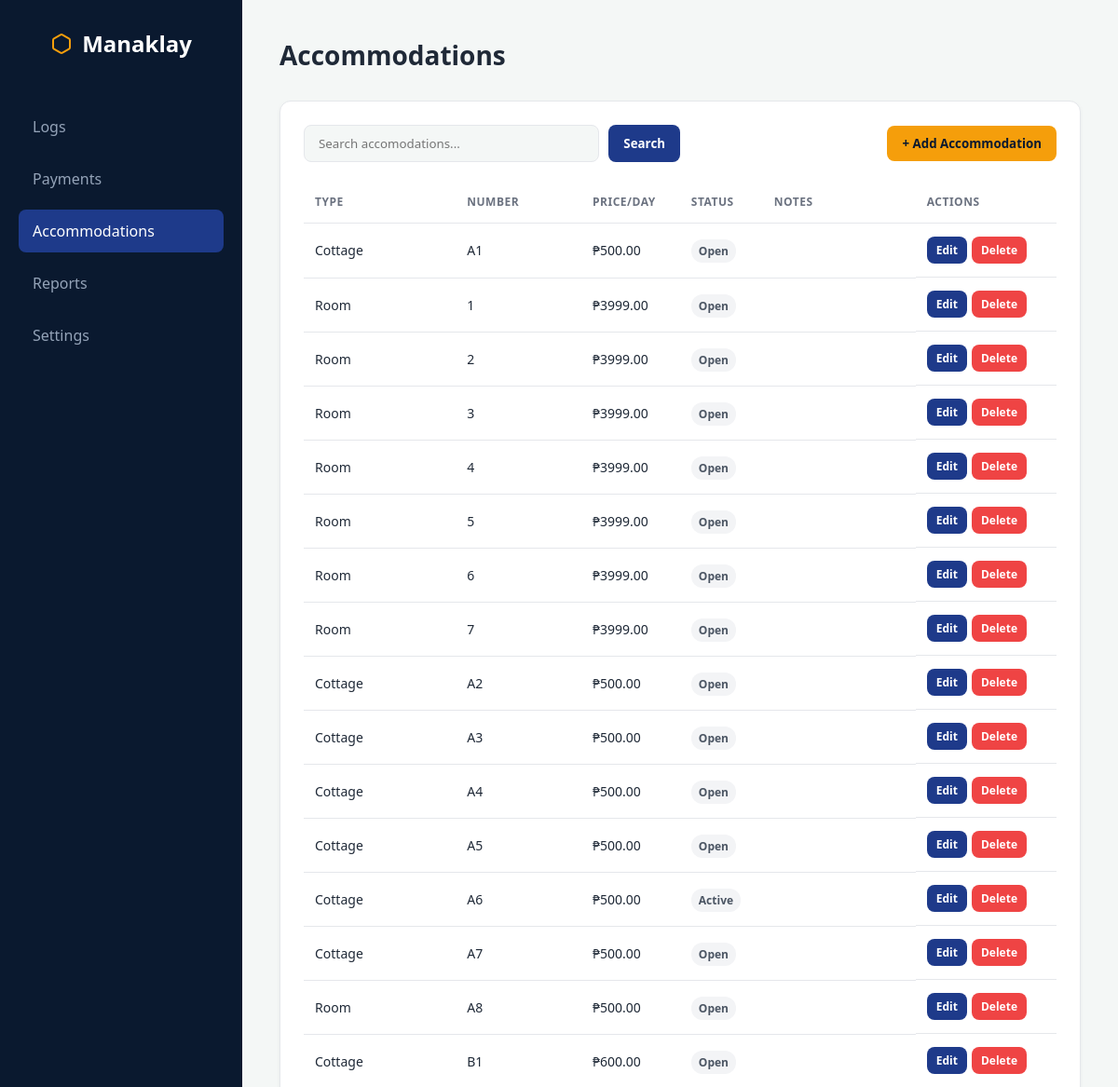
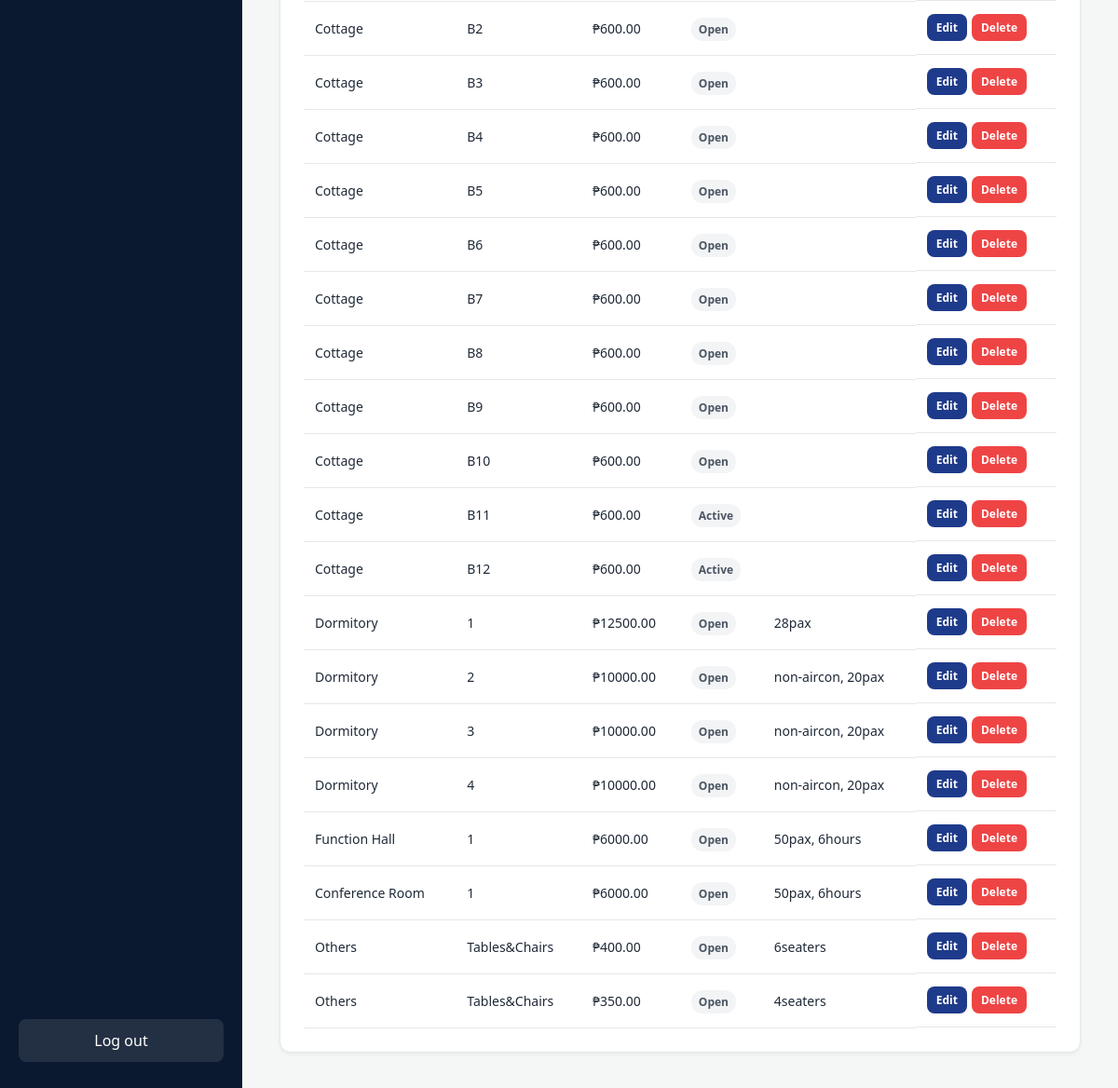
/CustomerSystem/accommodations.php (signed in), run on the app's committed database (2 pictures, top to bottom).
### tables this page shows
CREATE TABLE `accommodations` (
  `id` int(11) NOT NULL,
  `type` enum('Room','Cottage','Function Hall','Dormitory','Conference Hall','Conference Room','Others') NOT NULL,
  `number` varchar(50) NOT NULL,
  `price_per_day` decimal(10,2) DEFAULT 0.00,
  `status` enum('Open','Reserved','Active','Out of Service') DEFAULT 'Open',
  `notes` text DEFAULT NULL
);

### CustomerSystem/accommodations.php (the view, shortened to what this page needs)
<?php
require 'db.php';
$search = $_GET['search'] ?? '';
$query = "SELECT * FROM accommodations";
if (!empty($search)) {
    $query .= " WHERE type LIKE ? OR number LIKE ? OR status LIKE ?";
    $stmt = $pdo->prepare($query);
    $stmt->execute(["%$search%", "%$search%", "%$search%"]);
} else {
    $stmt = $pdo->query($query);
}
$accommodations = $stmt->fetchAll(PDO::FETCH_ASSOC);
?>
<!DOCTYPE html>
<html lang="en">
<head>
</head>
<body>
    <aside class="sidebar">
        <div class="sidebar-brand">
            <svg width="24" height="24" viewBox="0 0 24 24" fill="none" stroke="var(--accent-orange)" stroke-width="2"
                stroke-linecap="round" stroke-linejoin="round">
                <path
                    d="M21 16V8a2 2 0 0 0-1-1.73l-7-4a2 2 0 0 0-2 0l-7 4A2 2 0 0 0 3 8v8a2 2 0 0 0 1 1.73l7 4a2 2 0 0 0 2 0l7-4A2 2 0 0 0 21 16z">
                </path>
            </svg>
            Manaklay
        </div>
        <nav>
            <a href="logbook.php">Logs</a>
            <a href="payments.php">Payments</a>
            <a href="accommodations.php" class="active">Accommodations</a>
            <a href="reports.php">Reports</a>
            <a href="settings.php">Settings</a>
        </nav>
        <a href="logout.php" class="logout-link">Log out</a>
    </aside>
    <main class="main-content">
        <div class="page-header">
            <h1>Accommodations</h1>
        </div>
        <div class="logbook-container">
            <div class="toolbar">
                <form class="search-form" method="GET">
                    <input type="text" name="search" class="search-input" placeholder="Search accomodations..."
                        value="<?= htmlspecialchars($search) ?>">
                    <button type="submit" class="btn btn-primary">Search</button>
                </form>
                <button class="btn btn-accent" onclick="openModal('addAccModal')">+ Add Accommodation</button>
            </div>
            <table>
                <thead>
                    <tr>
                        <th>Type</th>
                        <th>Number</th>
                        <th>Price/Day</th>
                        <th>Status</th>
                        <th>Notes</th>
                        <th>Actions</th>
                    </tr>
                </thead>
                <tbody>
                    <?php foreach ($accommodations as $row): ?>
                        <tr>
                            <td><?= htmlspecialchars($row['type']) ?></td>
                            <td><?= htmlspecialchars($row['number']) ?></td>
                            <td>₱<?= htmlspecialchars($row['price_per_day']) ?></td>
                            <td><span class="status-badge"><?= htmlspecialchars($row['status']) ?></span></td>
                            <td><?= htmlspecialchars($row['notes']) ?></td>
                            <td style="display:flex; gap: 5px;">
                                <button class="btn btn-primary" style="padding: 6px 10px; font-size: 12px;"
                                    onclick="openEditAccModal(<?= $row['id'] ?>, '<?= $row['type'] ?>', '<?= $row['number'] ?>', '<?= $row['price_per_day'] ?>', '<?= $row['status'] ?>', '<?= htmlspecialchars($row['notes']) ?>')">Edit</button>
                                <form method="POST" action="actions.php" style="margin:0;"
                                    onsubmit="return confirm('Are you sure you want to completely delete this accommodation?');">
                                    <button type="submit" class="btn btn-danger"
                                        style="padding: 6px 10px; font-size: 12px;">Delete</button>
                                </form>
                            </td>
                        </tr>
                    <?php endforeach; ?>
                </tbody>
            </table>
        </div>
    </main>
</body>
</html>

### CustomerSystem/accommodations.php (style rules this page uses)
:root { --sidebar-bg: #0A192F; --primary-blue: #1E3A8A; --accent-orange: #F59E0B; --bg-light: #F4F7F6; --card-bg: #FFFFFF; --text-dark: #1F2937; --text-muted: #6B7280; --border-color: #E5E7EB; --danger-red: #EF4444; --success-green: #10B981; }
* { box-sizing: border-box; margin: 0; padding: 0; font-family: 'Segoe UI', Tahoma, Geneva, Verdana, sans-serif; }
body { display: flex; height: 100vh; background-color: var(--bg-light); color: var(--text-dark); }
.sidebar { width: 260px; background-color: var(--sidebar-bg); color: white; display: flex; flex-direction: column; padding: 30px 20px; }
.sidebar-brand { font-size: 24px; font-weight: bold; margin-bottom: 50px; text-align: center; display: flex; align-items: center; justify-content: center; gap: 10px; }
.sidebar nav { flex: 1; }
.sidebar nav a { display: block; color: #94A3B8; text-decoration: none; padding: 12px 15px; margin-bottom: 10px; border-radius: 8px; font-weight: 500; transition: all 0.3s; }
.sidebar nav a:hover, .sidebar nav a.active { background-color: var(--primary-blue); color: white; }
.logout-link { text-decoration: none; color: white; padding: 12px 15px; background-color: rgba(255, 255, 255, 0.1); border-radius: 8px; text-align: center; margin-top: auto; transition: background 0.3s; }
.main-content { flex: 1; padding: 40px; overflow-y: auto; }
.page-header { margin-bottom: 30px; }
.page-header h1 { font-size: 28px; color: var(--text-dark); }
.logbook-container { background: var(--card-bg); border-radius: 12px; padding: 25px; box-shadow: 0 2px 4px rgba(0, 0, 0, 0.05); border: 1px solid var(--border-color); }
.toolbar { display: flex; justify-content: space-between; align-items: center; margin-bottom: 20px; }
.search-form { display: flex; gap: 10px; width: 50%; }
.search-input { flex: 1; padding: 10px 15px; border: 1px solid var(--border-color); border-radius: 8px; background-color: var(--bg-light); outline: none; }
.btn { padding: 10px 16px; border: none; border-radius: 8px; cursor: pointer; font-weight: 600; color: white; transition: opacity 0.3s; }
.btn-primary { background-color: var(--primary-blue); }
.btn-accent { background-color: var(--accent-orange); color: var(--sidebar-bg); }
.btn-danger { background-color: var(--danger-red); }
table { width: 100%; border-collapse: collapse; }
th, td { padding: 14px 12px; text-align: left; border-bottom: 1px solid var(--border-color); font-size: 14px; }
th { color: var(--text-muted); font-weight: 600; text-transform: uppercase; font-size: 12px; letter-spacing: 0.5px; }
.status-badge { padding: 4px 8px; border-radius: 12px; font-size: 12px; font-weight: bold; background-color: #F3F4F6; color: #4B5563; }

### data on the page
accommodations: type "Cottage", number "A1", price_per_day "500.00", status "Open"
accommodations: type "Room", number "1", price_per_day "3999.00", status "Open"
accommodations: type "Room", number "2", price_per_day "3999.00", status "Open"
accommodations: type "Room", number "3", price_per_day "3999.00", status "Open"
accommodations: type "Room", number "4", price_per_day "3999.00", status "Open"
accommodations: type "Room", number "5", price_per_day "3999.00", status "Open"
accommodations: type "Room", number "6", price_per_day "3999.00", status "Open"
accommodations: type "Room", number "7", price_per_day "3999.00", status "Open"
accommodations: type "Cottage", number "A2", price_per_day "500.00", status "Open"
accommodations: type "Cottage", number "A3", price_per_day "500.00", status "Open"
accommodations: type "Cottage", number "A4", price_per_day "500.00", status "Open"
accommodations: type "Cottage", number "A5", price_per_day "500.00", status "Open"
accommodations: type "Cottage", number "A6", price_per_day "500.00", status "Active"
accommodations: type "Cottage", number "A7", price_per_day "500.00", status "Open"
accommodations: type "Room", number "A8", price_per_day "500.00", status "Open"
accommodations: type "Cottage", number "B1", price_per_day "600.00", status "Open"
accommodations: type "Cottage", number "B2", price_per_day "600.00", status "Open"
accommodations: type "Cottage", number "B3", price_per_day "600.00", status "Open"
accommodations: type "Cottage", number "B4", price_per_day "600.00", status "Open"
accommodations: type "Cottage", number "B5", price_per_day "600.00", status "Open"
accommodations: type "Cottage", number "B6", price_per_day "600.00", status "Open"
accommodations: type "Cottage", number "B7", price_per_day "600.00", status "Open"
accommodations: type "Cottage", number "B8", price_per_day "600.00", status "Open"
accommodations: type "Cottage", number "B9", price_per_day "600.00", status "Open"
accommodations: type "Cottage", number "B10", price_per_day "600.00", status "Open"
accommodations: type "Cottage", number "B11", price_per_day "600.00", status "Active"
accommodations: type "Cottage", number "B12", price_per_day "600.00", status "Active"
accommodations: type "Dormitory", number "1", price_per_day "12500.00", status "Open", notes "28pax"
accommodations: type "Dormitory", number "2", price_per_day "10000.00", status "Open", notes "non-aircon, 20pax"
accommodations: type "Dormitory", number "3", price_per_day "10000.00", status "Open", notes "non-aircon, 20pax"
accommodations: type "Dormitory", number "4", price_per_day "10000.00", status "Open", notes "non-aircon, 20pax"
accommodations: type "Function Hall", number "1", price_per_day "6000.00", status "Open", notes "50pax, 6hours"
accommodations: type "Conference Room", number "1", price_per_day "6000.00", status "Open", notes "50pax, 6hours"
accommodations: type "Others", number "Tables&Chairs", price_per_day "400.00", status "Open", notes "6seaters"
accommodations: type "Others", number "Tables&Chairs", price_per_day "350.00", status "Open", notes "4seaters"
